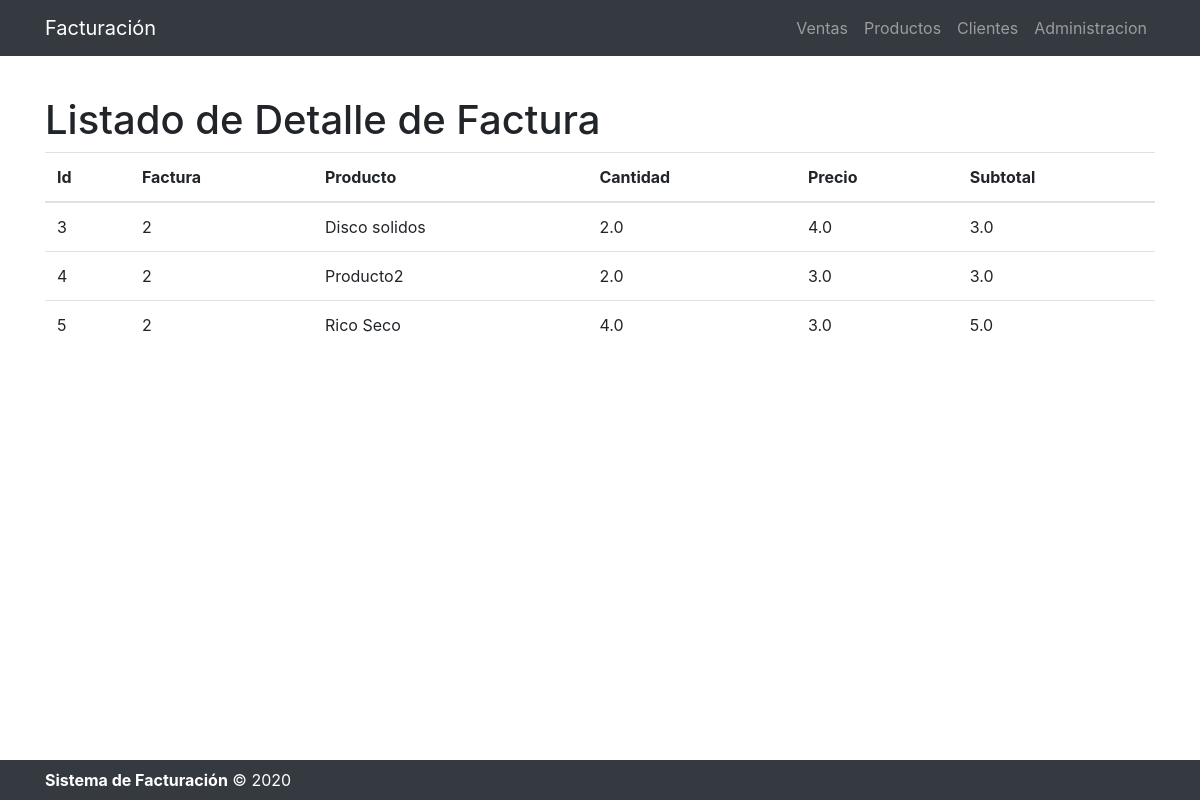
The page /detalleFactura/2/ on the database its author committed.
### app/models.py (models this page shows)
class DetalleFactura(models.Model):
    factura=models.ForeignKey(Factura, on_delete= models.CASCADE)
    producto=models.ForeignKey(Producto, on_delete= models.CASCADE)
    cantidad = models.FloatField(default=0)
    precio = models.FloatField(default=0)
    subtotal = models.FloatField(default=0)

class Factura(models.Model):
    cliente = models.ForeignKey(Cliente, on_delete = models.CASCADE)
    fecha = models.DateField()
    total = models.FloatField(default=0)
    def __str__(self):
        return str(self.id)

class Producto(models.Model):
    descripcion = models.CharField(max_length=100)
    precio = models.FloatField(default=0)
    stock = models.FloatField(default=0)
    iva = models.BooleanField(default=True)
    class Meta:
        verbose_name = 'Producto'
        verbose_name_plural = 'Productos'
    def __str__(self):
        return self.descripcion

### app/views.py (the view)
# urls.py: path('detalleFactura/<int:id>/', listarDetalle, name='detalleFactura'),
def listarDetalle(request, id):
    detalles = DetalleFactura.objects.filter(factura=id)
    opciones = {'DetalleFactura': 'Detalle de Factura',
                'Ventas': 'Ventas',
                'Producto': 'Productos',
                'Cliente': 'Clientes',
                'Administracion': 'Administracion',
                'detalles': detalles}
    return render(request, 'listar_detalle.html', opciones)

### app/templates/listar_detalle.html (shortened to what this page needs)
<!DOCTYPE html>
<html lang="es">
<head>
    {% load static %}
    <link href="{% static 'bootstrap/css/bootstrap.min.css' %}" rel="stylesheet">
    <link rel="stylesheet" href="https://stackpath.bootstrapcdn.com/bootstrap/4.5.2/css/bootstrap.min.css">
    <link href="{% static 'bootstrap/css/bootstrap.min.css' %}" rel="stylesheet">
</head>
<body>
<nav class="navbar navbar-expand-lg navbar-dark bg-dark fixed-top">
    <div class="container">
        <a class="navbar-brand" href="#">Facturación</a>
        <div class="collapse navbar-collapse" id="navbarResponsive">
            <ul class="navbar-nav ml-auto">
                <li class="nav-item">
                    <a class="nav-link" href="/">{{ Ventas}}</a>
                </li>
                <li class="nav-item">
                    <a class="nav-link" href="/listarproducto">{{Producto}}</a>
                </li>
                <li class="nav-item">
                    <a class="nav-link" href="/listarcliente">{{Cliente}}</a>
                </li>
                <li class="nav-item">
                    <a class="nav-link" href="/admin">{{Administracion}}</a>
                </li>
            </ul>
        </div>
    </div>
</nav>
<br><br><br><br>
<div class="container">
    <h1>Listado de {{DetalleFactura}}</h1>
        <table class="table table-hover ">
            <thead>
                <tr>
                    <th>Id</th>
                    <th>Factura</th>
                    <th>Producto</th>
                    <th>Cantidad</th>
                    <th>Precio</th>
                    <th>Subtotal</th>
                </tr>
            </thead>
           <body>
                {% for detalle in detalles %}
                <tr>
                    <td>{{ detalle.id }}</td>
                    <td>{{ detalle.factura }}</td>
                    <td>{{ detalle.producto }}</td>
                    <td>{{ detalle.cantidad }}</td>
                    <td>{{ detalle.precio }}</td>
                    <td>{{ detalle.subtotal }}</td>
                </tr>
                {% endfor %}
            </body>
        </table>
</div>
<br><br><br><br>
<footer class="py-2 bg-dark" style="bottom: 0; position:fixed; width:100%;">
    <div class="container">
        <p class="m-0 text-left text-white"><b>Sistema de Facturación</b> &copy; 2020</p>
    </div>
</footer>
</body>
</html>

### rows shown on the page
DetalleFactura: id "3", factura "2", producto "Disco solidos", cantidad "2.0", precio "4.0", subtotal "3.0"
DetalleFactura: id "4", factura "2", producto "Producto2", cantidad "2.0", precio "3.0", subtotal "3.0"
DetalleFactura: id "5", factura "2", producto "Rico Seco", cantidad "4.0", precio "3.0", subtotal "5.0"

### other values the page prints
{{ Ventas }} "Ventas"
{{ Producto }} "Productos"
{{ Cliente }} "Clientes"
{{ Administracion }} "Administracion"
{{ DetalleFactura }} "Detalle de Factura"
